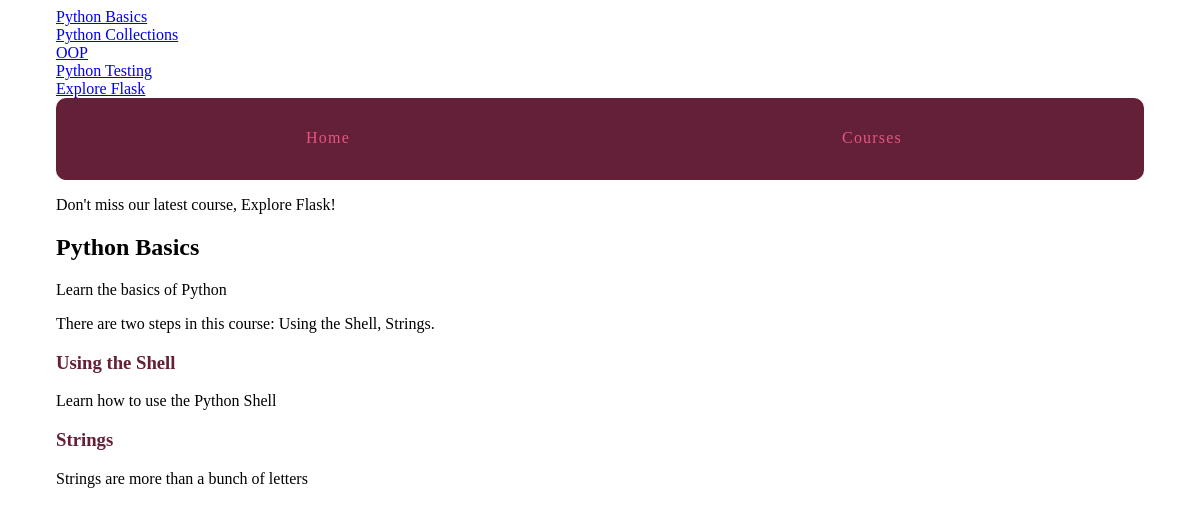
The page /courses/1/ on the database its author committed.
### courses/models.py (models this page shows)
class Course(models.Model):
    created_at = models.DateTimeField(auto_now_add=True)
    title = models.CharField(max_length=255)
    description = models.TextField()
    def __str__(self):
        return self.title

class Step(models.Model):
    title = models.CharField(max_length=255)
    description = models.TextField()
    order = models.IntegerField(default=0)
    course = models.ForeignKey(Course, on_delete=models.CASCADE)
    content = models.TextField(blank=True, default='')
    class Meta:
        ordering = ['order',]
    def __str__(self):
        return self.title

### courses/views.py (the view)
# urls.py: re_path(r'(?P<pk>\d+)/$', views.course_detail, name='detail')
def course_detail(request, pk):
    course = get_object_or_404(Course, pk=pk)
    return render(request, 'courses/course_detail.html', {'course': course})

### courses/templatetags/course_extras.py (called while the page is built)
@register.simple_tag
def newest_course():
    return Course.objects.latest('created_at')

@register.inclusion_tag('courses/course_nav.html')
def nav_courses_list():
    courses = Course.objects.all()
    return {'courses': courses}

@register.filter('markdown_to_html')
def markdown_to_html(markdown_text):
    html_body = markdown2.markdown(markdown_text)
    return mark_safe(html_body)

### courses/templates/courses/course_detail.html (shortened to what this page needs)
{% extends "layout.html" %}
{% load humanize course_extras%}
{% block content %}
<article>
    <h2>{{ course.title }}</h2>
    {{ course.description|markdown_to_html }}
    <p>There are {{ course.step_set.count|apnumber }} step{{ course.step_set.count|pluralize }} in this course: {{ course.step_set.all|join:", " }}. </p>
    <section>
        {% for step in course.step_set.all %}
            <h3>
                <a href="{% url 'courses:step' course_pk=step.course.pk step_pk=step.pk %}">{{ step.title }}</a>
            </h3>
            {{ step.description }}
        {% endfor %}
    </section>
</article>
{% endblock %}

### templates/layout.html (shortened to what this page needs)
{% load static from staticfiles %}
{% load course_extras %}
<!doctype html>
<html>
    <head>
        <link rel="stylesheet" href="{% static 'css/layout.css' %}">
    </head>
    <body>
        <div class="site-container">
            <div>{% nav_courses_list %}</div>
            <nav>
                <a href="{% url 'main' %}">Home</a>
                <a href="{% url 'courses2:list' %}">Courses</a>
            </nav>
            <p>Don't miss our latest course, {% newest_course %}!</p>
            {% block content %}{% endblock %}
        </div>
    </body>
</html>

### courses/templates/courses/course_nav.html
{% for course in courses %}
<div><a href="{% url 'courses:detail' pk=course.pk %}">{{ course.title }}</a></div>
{% endfor %}

### assets/css/layout.css (style rules this page uses)
html { box-sizing: border-box; }
*, *::after, *::before { box-sizing: inherit; }
.site-container { max-width: 68em; margin-left: auto; margin-right: auto; }
.site-container::after { clear: both; content: ""; display: table; }
.site-container nav { width: 100%; display: table; width: 100%; table-layout: fixed; border-bottom-left-radius: 10px; border-bottom-right-radius: 10px; border-top-left-radius: 10px; border-top-right-radius: 10px; border-bottom-left-radius: 10px; border-top-left-radius: 10px; border-bottom-right-radius: 10px; border-top-right-radius: 10px; background-color: #642039; margin-bottom: 1em; overflow: hidden; }
.site-container nav a { display: table-cell; width: 8.33333%; padding: 10px; border-bottom: 2px solid #642039; color: #e6557e; letter-spacing: 0.075em; line-height: 60px; text-align: center; text-decoration: none; }
article h2 a, article h3 a { color: #642039; text-decoration: none; }

### rows shown on the page
Course: title "Python Basics", description "Learn the basics of Python", step_set.count|apnumber "two", step_set.all "Using the Shell, Strings"
Course: title "Python Collections"
Course: title "OOP"
Course: title "Python Testing"
Course: title "Explore Flask"
Step: title "Using the Shell", description "Learn how to use the Python Shell"
Step: title "Strings", description "Strings are more than a bunch of letters"
